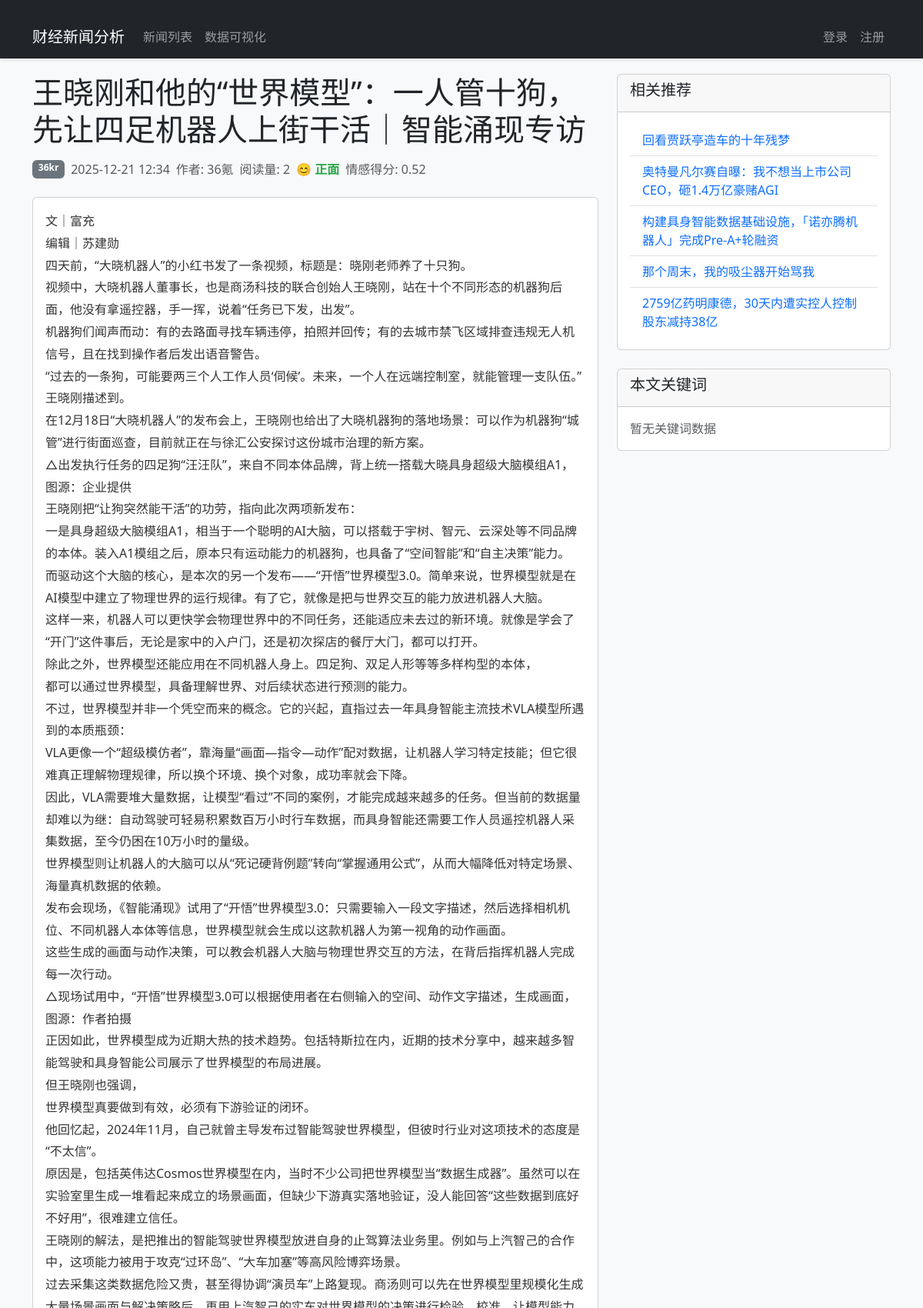
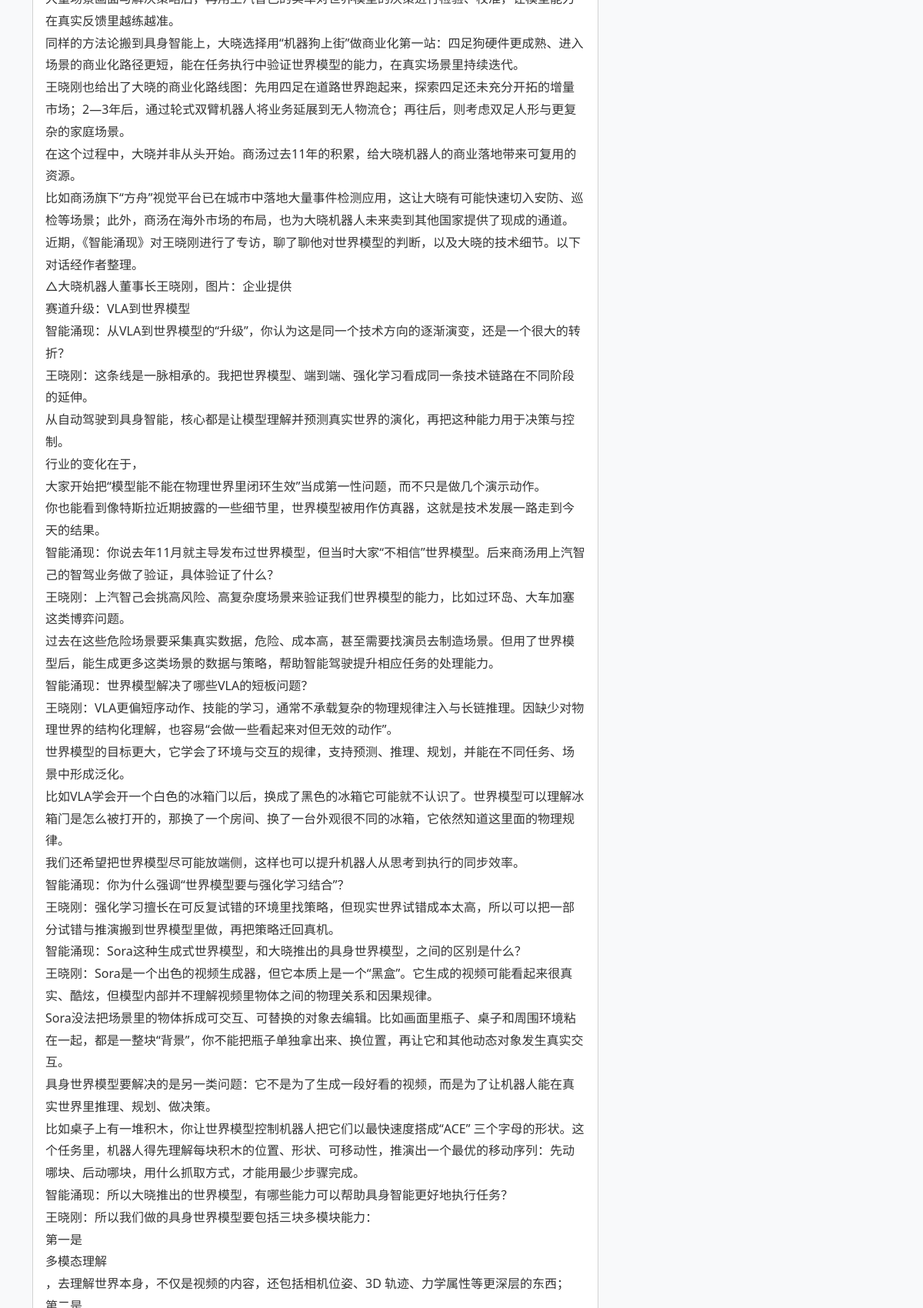
/news/1401/ (upper part), run on the app's committed database (2 pictures, top to bottom).
### news_analysis/models.py (models this page shows, shortened)
class News(models.Model):
    title = models.CharField(max_length=255, verbose_name='新闻标题')
    content = models.TextField(verbose_name='新闻内容')
    publish_time = models.DateTimeField(verbose_name='发布时间')
    url = models.URLField(max_length=500, verbose_name='新闻链接', unique=True)
    platform = models.CharField(max_length=20, choices=PlatformChoice.choices, verbose_name='来源平台')
    source_id = models.CharField(max_length=100, verbose_name='平台内部ID', unique=True)
    author = models.CharField(max_length=100, blank=True, null=True, verbose_name='作者')
    read_count = models.IntegerField(default=0, verbose_name='阅读量')
    created_at = models.DateTimeField(auto_now_add=True, verbose_name='创建时间')
    updated_at = models.DateTimeField(auto_now=True, verbose_name='更新时间')
    is_valid = models.BooleanField(default=True, verbose_name='是否有效')
    class Meta:
        verbose_name = '新闻'
        verbose_name_plural = '新闻列表'
        ordering = ['-publish_time']

class SentimentAnalysis(models.Model):
    news = models.OneToOneField(News, on_delete=models.CASCADE, related_name='sentiment', verbose_name='关联新闻')
    sentiment_score = models.FloatField(verbose_name='情感得分')
    sentiment_type = models.CharField(max_length=10, verbose_name='情感类型')
    analysis_time = models.DateTimeField(auto_now_add=True, verbose_name='分析时间')
    class Meta:
        verbose_name = '情感分析结果'
        verbose_name_plural = '情感分析结果列表'

### news_analysis/views/news_views.py (the view)
# urls.py: path('news/<int:pk>/', news_views.news_detail, name='news_detail'),
def news_detail(request, pk):
    news = get_object_or_404(News, pk=pk, is_valid=True)
    news.read_count += 1
    news.save()
    comments = news.comments.filter(is_deleted=False, parent__isnull=True).order_by('-created_at')
    total_comments = news.comments.filter(is_deleted=False).count()
    is_collected = False
    if request.user.is_authenticated:
        is_collected = Collection.objects.filter(user=request.user, news=news).exists()
    related_news = News.objects.filter(
        Q(platform=news.platform) & ~Q(id=pk),
        is_valid=True
    ).order_by('-publish_time')[:5]
    hot_keywords = []
    try:
        from collections import Counter
        import jieba
        all_text = news.title + ' ' + news.content
        words = jieba.cut(all_text)
        stopwords = set([
            '的', '了', '和', '是', '在', '有', '就', '不', '人', '都', '一', '一个', '上', '也', '很', '到', '说', '要', '去', '你', '会', '着', '没有', '看', '好', '自己', '这',
            '我', '他', '她', '它', '们', '我们', '你们', '他们', '她们', '它们', '这', '那', '这些', '那些', '这里', '那里',
            '对于', '关于', '至于', '按照', '根据', '通过', '经过', '由于', '因为', '所以', '因此', '从而', '于是', '然后', '但是', '然而',
            '却', '不过', '只是', '如果', '假如', '假设', '倘若', '要是', '只要', '只有', '除非', '虽然', '尽管', '即使', '即便', '哪怕',
            '或者', '要么', '否则', '不仅', '不但', '而且', '并且', '同时', '另外', '此外', '还有', '以及', '与', '同', '跟', '和', '及',
            '之', '的', '了', '着', '过', '呢', '吗', '吧', '啊', '呀', '哦', '啦', '唉', '哎', '嗨', '喂', '嗯', '哼',
            '新闻', '报道', '消息', '据悉', '获悉', '表示', '认为', '指出', '强调', '说明', '提到', '称', '说', '发布', '宣布', '公告',
            '通知', '声明', '通报', '报告', '汇报', '总结', '分析', '研究', '调查', '探讨', '讨论', '审议',
            '会议', '论坛', '峰会', '大会', '展会', '展览', '展示', '活动', '仪式', '典礼', '庆典', '庆祝', '纪念',
            '节日', '假期', '休息', '放假', '上班', '工作', '学习', '生活', '娱乐', '休闲', '旅游', '出行', '交通',
            '饮食', '住宿', '购物', '消费', '支出', '花费', '费用', '价格', '成本', '相关', '继续', '简称',
        ])
        filtered_words = [word for word in words if len(word) > 1 and word not in stopwords]
        word_counts = Counter(filtered_words)
        hot_keywords = sorted(word_counts.items(), key=lambda x: x[1], reverse=True)[:10]
    except Exception as e:
        import logging
        logger = logging.getLogger(__name__)
        logger.error(f"提取当前新闻关键词失败: {e}")
        hot_keywords = []
    if request.user.is_authenticated:
        for comment in comments:
            comment.is_liked = comment.likes.filter(user=request.user).exists()
            for reply in comment.replies.all():
                if not reply.is_deleted:
                    reply.is_liked = reply.likes.filter(user=request.user).exists()
    return render(request, 'news/news_detail.html', {
        'news': news,
        'comments': comments,
        'is_collected': is_collected,
        'total_comments': total_comments,
        'related_news': related_news,
        'hot_keywords': hot_keywords
    })

### templates/news/news_detail.html (shortened to what this page needs)
{% extends 'base/base.html' %}
{% block content %}
    <div class="row">
        <div class="col-md-8">
            <h1 class="mb-3">{{ news.title }}</h1>
            <div class="d-flex flex-wrap gap-2 mb-4 text-muted">
                <span class="badge bg-secondary">{{ news.platform }}</span>
                <span>{{ news.publish_time|date:"Y-m-d H:i" }}</span>
                <span>作者: {{ news.author }}</span>
                <span>阅读量: {{ news.read_count }}</span>
                {% if news.sentiment %}
                    {% if news.sentiment.sentiment_type == '正面' %}
                        <span class="sentiment-positive">😊 正面</span>
                    {% elif news.sentiment.sentiment_type == '负面' %}
                        <span class="sentiment-negative">😞 负面</span>
                    {% else %}
                        <span class="sentiment-neutral">😐 中性</span>
                    {% endif %}
                    <span>情感得分: {{ news.sentiment.sentiment_score|floatformat:2 }}</span>
                {% else %}
                    <span class="text-muted">未分析</span>
                {% endif %}
            </div>
            <div class="card mb-4">
                <div class="card-body">
                    <div class="news-content">
                        {{ news.content|linebreaks }}
                    </div>
                </div>
            </div>
        </div>
        <div class="col-md-4">
            <div class="card mb-4">
                <div class="card-header">
                    <h5>相关推荐</h5>
                </div>
                <div class="card-body">
                    <ul class="list-group list-group-flush">
                        {% if related_news %}
                            {% for item in related_news %}
                                <li class="list-group-item">
                                    <a href="{% url 'news_detail' item.id %}" class="text-decoration-none">{{ item.title }}</a>
                                </li>
                            {% endfor %}
                        {% else %}
                            <li class="list-group-item text-muted">暂无相关推荐</li>
                        {% endif %}
                    </ul>
                </div>
            </div>
            <div class="card">
                <div class="card-header">
                    <h5>本文关键词</h5>
                </div>
                <div class="card-body">
                    <div class="keyword-cloud">
                        {% if hot_keywords %}
                            {% for keyword, count in hot_keywords %}
                                <a href="/news/?q={{ keyword|urlencode }}" class="badge bg-primary m-1 text-decoration-none">{{ keyword }}</a>
                            {% endfor %}
                        {% else %}
                            <span class="text-muted">暂无关键词数据</span>
                        {% endif %}
                    </div>
                </div>
            </div>
        </div>
    </div>
{% endblock %}

### templates/base/base.html (style rules this page uses)
body { background-color: #f8f9fa; }
.news-content { font-size: 1rem; line-height: 1.8; color: #333; }
.news-content p { margin-bottom: 15px; }
.sentiment-positive { color: #28a745; font-weight: 600; }

### data on the page
News: title "王晓刚和他的“世界模型”：一人管十狗，先让四足机器人上街干活｜智能涌现专访", platform "36kr", publish_time "2025-12-21 12:34", author "36氪", read_count "2", sentiment.sentiment_score "0.52", content "文｜富充 编辑｜苏建勋 四天前，“大晓机器人”的小红书发了一条视频，标题是：晓刚老师养了十只狗。 视频中，大晓机器人董事长，也是商汤科技的联合创始人王晓刚，站在十个不同形态的机器狗后面，他没有拿遥控器，手一挥，说着“任务已下发，出发”。 机器狗们闻声而动：有的去路面寻找车辆违停，拍照并回传；有的去城市禁飞区域排查违规无人机信号，且在找到操作者后发出语音警告。 “过去的一条狗，可能要两三个人工作人员‘伺候’。未来，一个人在远端控制室，就能管理一支队伍。” 王晓刚描述到。 在12月18日“大晓机器人”的发布会上，王晓刚也给出了大晓机器狗的落地场景：可以作为机器狗“城管”进行街面巡查，目前就正在与徐汇公安探讨这份城市治理的新方案。 △出发执行任务的四足狗“汪汪队”，来自不同本体品牌，背上统一搭载大晓具身超级大脑模组A1，图源：企业提供 王晓刚把“让狗突然能干活”的功劳，指向此次两项新发布： 一是具身超级大脑模组A1，相当于一个聪明的AI大脑，可以搭载于宇树、智元、云深处等不同品牌的本体。装入A1模组之后，原本只有运动能力的机器狗，也具备了“空间智能”和“自主决策”能力。 而驱动这个大脑的核心，是本次的另一个发布——“开悟”世界模型3.0。简单来说，世界模型就是在AI模型中建立了物理世界的运行规律。有了它，就像是把与世界交互的能力放进机器人大脑。 这样一来，机器人可以更快学会物理世界中的不同任务，还能适应未去过的新环境。就像是学会了“开门”这件事后，无论是家中的入户门，还是初次探店的餐厅大门，都可以打开。…"
News: title "回看贾跃亭造车的十年残梦"
News: title "奥特曼凡尔赛自曝：我不想当上市公司CEO，砸1.4万亿豪赌AGI"
News: title "构建具身智能数据基础设施，「诺亦腾机器人」完成Pre-A+轮融资"
News: title "那个周末，我的吸尘器开始骂我"
News: title "2759亿药明康德，30天内遭实控人控制股东减持38亿"
